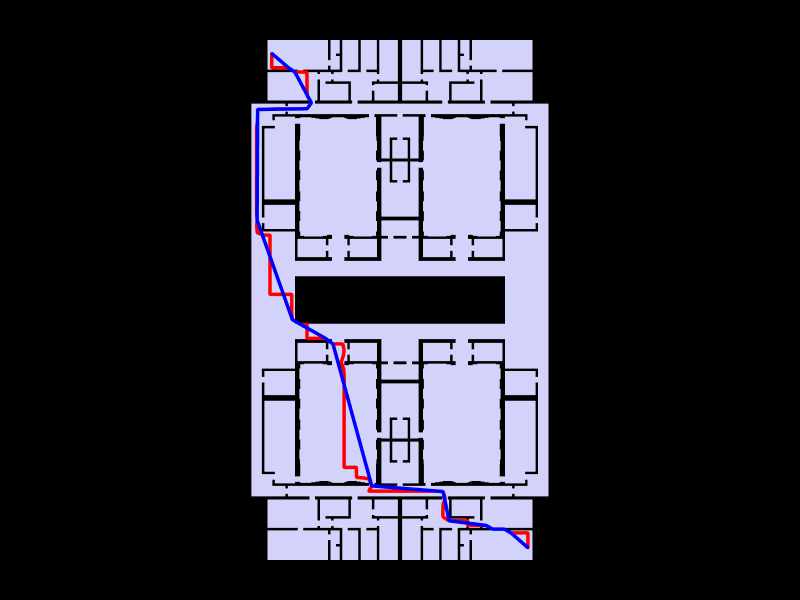

Write notebook code for a chart like this one.
### Code cell
Topology.Show(police_station, shortest_path, straight_path,
              camera=[0,0,6],
              faceColor=[210,210,250],
              faceOpacity=1,
              edgeColorKey="color",
              edgeWidthKey="width",
              backgroundColor="black",
              width=800,
              height=600,
              renderer=renderer)

### Figure 1 — Plotly figure (JSON) as saved in the notebook; plotly's stock layout.template omitted (floating-point values rounded to 4 significant figures; data arrays with more than 128 entries replaced by an {"elided": "..."} marker saying what was removed)
{"data": [{"customdata": {"elided": "1064 str values"}, "hoverinfo": "text", "hovertemplate": {"elided": "1064 str values"}, "hovertext": {"elided": "1064 str values"}, "legendgroup": "1", "legendrank": 1, "marker": {"color": {"elided": "1064 str values"}, "line": {"width": 0}, "opacity": 1, "size": {"elided": "1064 float values"}, "sizemode": "diameter", "symbol": "circle"}, "mode": "markers", "name": "1: Untitled (Vertices)", "showlegend": false, "text": {"elided": "1064 str values"}, "type": "scatter3d", "x": {"elided": "1064 float values"}, "y": {"elided": "1064 float values"}, "z": {"elided": "1064 int values"}}, {"hoverinfo": "text", "hovertext": [], "legendgroup": "2", "legendrank": 2, "line": {"color": "#000000", "dash": "solid", "width": 1}, "marker": {"color": "#000000", "size": 0.25, "symbol": "circle"}, "mode": "markers+lines", "name": "1: Untitled (Edges)", "showlegend": false, "text": [], "type": "scatter3d", "x": {"elided": "3192 float values"}, "y": {"elided": "3192 float values"}, "z": {"elided": "3192 int values"}}, {"cmax": 1, "cmin": 0, "color": "#D2D2FA", "colorscale": [[0, "#440154"], [0.1111, "#482878"], [0.2222, "#3e4989"], [0.3333, "#31688e"], [0.4444, "#26828e"], [0.5556, "#1f9e89"], [0.6667, "#35b779"], [0.7778, "#6ece58"], [0.8889, "#b5de2b"], [1, "#fde725"]], "flatshading": true, "hoverinfo": "text", "hovertext": "", "i": {"elided": "1100 int values"}, "j": {"elided": "1100 int values"}, "k": {"elided": "1100 int values"}, "legendgroup": "3", "legendrank": 3, "lighting": {"facenormalsepsilon": 0}, "name": "1: Untitled (Faces)", "opacity": 1, "showlegend": false, "showscale": false, "text": "", "type": "mesh3d", "x": {"elided": "1064 float values"}, "y": {"elided": "1064 float values"}, "z": {"elided": "1064 int values"}}, {"customdata": {"elided": "139 str values"}, "hoverinfo": "text", "hovertemplate": {"elided": "139 str values"}, "hovertext": {"elided": "139 str values"}, "legendgroup": "5", "legendrank": 5, "marker": {"color": {"elided": "139 str values"}, "line": {"width": 0}, "opacity": 1, "size": {"elided": "139 float values"}, "sizemode": "diameter", "symbol": "circle"}, "mode": "markers", "name": "2: Untitled (Vertices)", "showlegend": false, "text": {"elided": "139 str values"}, "type": "scatter3d", "x": {"elided": "139 float values"}, "y": {"elided": "139 float values"}, "z": {"elided": "139 int values"}}, {"hoverinfo": "text", "hovertext": [], "legendgroup": "6", "legendrank": 6, "line": {"color": "#FF0000", "dash": "solid", "width": 7}, "marker": {"color": "#FF0000", "size": 1.75, "symbol": "circle"}, "mode": "markers+lines", "name": "2: Untitled (Edges)", "showlegend": false, "text": [], "type": "scatter3d", "x": {"elided": "414 float values"}, "y": {"elided": "414 float values"}, "z": {"elided": "414 int values"}}, {"customdata": ["", "", "", "", "", "", "", "", "", "", "", "", "", "", "", "", "", "", ""], "hoverinfo": "text", "hovertemplate": ["Click ", "Click ", "Click ", "Click ", "Click ", "Click ", "Click ", "Click ", "Click ", "Click ", "Click ", "Click ", "Click ", "Click ", "Click ", "Click ", "Click ", "Click ", "Click "], "hovertext": ["", "", "", "", "", "", "", "", "", "", "", "", "", "", "", "", "", "", ""], "legendgroup": "9", "legendrank": 9, "marker": {"color": ["#000000", "#000000", "#000000", "#000000", "#000000", "#000000", "#000000", "#000000", "#000000", "#000000", "#000000", "#000000", "#000000", "#000000", "#000000", "#000000", "#000000", "#000000", "#000000"], "line": {"width": 0}, "opacity": 1, "size": [2.8, 2.8, 2.8, 2.8, 2.8, 2.8, 2.8, 2.8, 2.8, 2.8, 2.8, 2.8, 2.8, 2.8, 2.8, 2.8, 2.8, 2.8, 2.8], "sizemode": "diameter", "symbol": "circle"}, "mode": "markers", "name": "3: Untitled (Vertices)", "showlegend": false, "text": ["", "", "", "", "", "", "", "", "", "", "", "", "", "", "", "", "", "", ""], "type": "scatter3d", "x": [80.7, 77.95, 76.9, 74.98, 73.95, 67.95, 66.98, 55.43, 49.15, 47.95, 43.95, 42.58, 36.87, 36.95, 44.96, 45.65, 42.99, 41.95, 39.25], "y": [-40.09, -37.69, -37.09, -37.09, -36.49, -35.74, -31.01, -30.09, -7.136, -6.215, -3.965, -3.18, 12.91, 30.85, 30.96, 31.91, 36.88, 37.6, 39.91], "z": [0, 0, 0, 0, 0, 0, 0, 0, 0, 0, 0, 0, 0, 0, 0, 0, 0, 0, 0]}, {"hoverinfo": "text", "hovertext": [], "legendgroup": "10", "legendrank": 10, "line": {"color": "#0000FF", "dash": "solid", "width": 7}, "marker": {"color": "#0000FF", "size": 1.75, "symbol": "circle"}, "mode": "markers+lines", "name": "3: Untitled (Edges)", "showlegend": false, "text": [], "type": "scatter3d", "x": [80.7, 77.95, null, 77.95, 76.9, null, 76.9, 74.98, null, 74.98, 73.95, null, 73.95, 67.95, null, 67.95, 66.98, null, 66.98, 55.43, null, 55.43, 49.15, null, 49.15, 47.95, null, 47.95, 43.95, null, 43.95, 42.58, null, 42.58, 36.87, null, 36.87, 36.95, null, 36.95, 44.96, null, 44.96, 45.65, null, 45.65, 42.99, null, 42.99, 41.95, null, 41.95, 39.25, null], "y": [-40.09, -37.69, null, -37.69, -37.09, null, -37.09, -37.09, null, -37.09, -36.49, null, -36.49, -35.74, null, -35.74, -31.01, null, -31.01, -30.09, null, -30.09, -7.136, null, -7.136, -6.215, null, -6.215, -3.965, null, -3.965, -3.18, null, -3.18, 12.91, null, 12.91, 30.85, null, 30.85, 30.96, null, 30.96, 31.91, null, 31.91, 36.88, null, 36.88, 37.6, null, 37.6, 39.91, null], "z": [0, 0, null, 0, 0, null, 0, 0, null, 0, 0, null, 0, 0, null, 0, 0, null, 0, 0, null, 0, 0, null, 0, 0, null, 0, 0, null, 0, 0, null, 0, 0, null, 0, 0, null, 0, 0, null, 0, 0, null, 0, 0, null, 0, 0, null, 0, 0, null]}], "layout": {"autosize": true, "height": 600, "margin": {"b": 40, "l": 40, "r": 40, "t": 40}, "paper_bgcolor": "#000000", "plot_bgcolor": "#000000", "scene": {"aspectmode": "data", "camera": {"center": {"x": 0, "y": 0, "z": 0}, "eye": {"x": 0, "y": 0, "z": 6}, "projection": {"type": "perspective"}, "up": {"x": 0, "y": 1, "z": 0}}, "xaxis": {"visible": false}, "yaxis": {"visible": false}, "zaxis": {"visible": false}}, "showlegend": true, "width": 800, "xaxis": {"showgrid": false, "visible": false, "zeroline": false}, "yaxis": {"showgrid": false, "visible": false, "zeroline": false}}}
